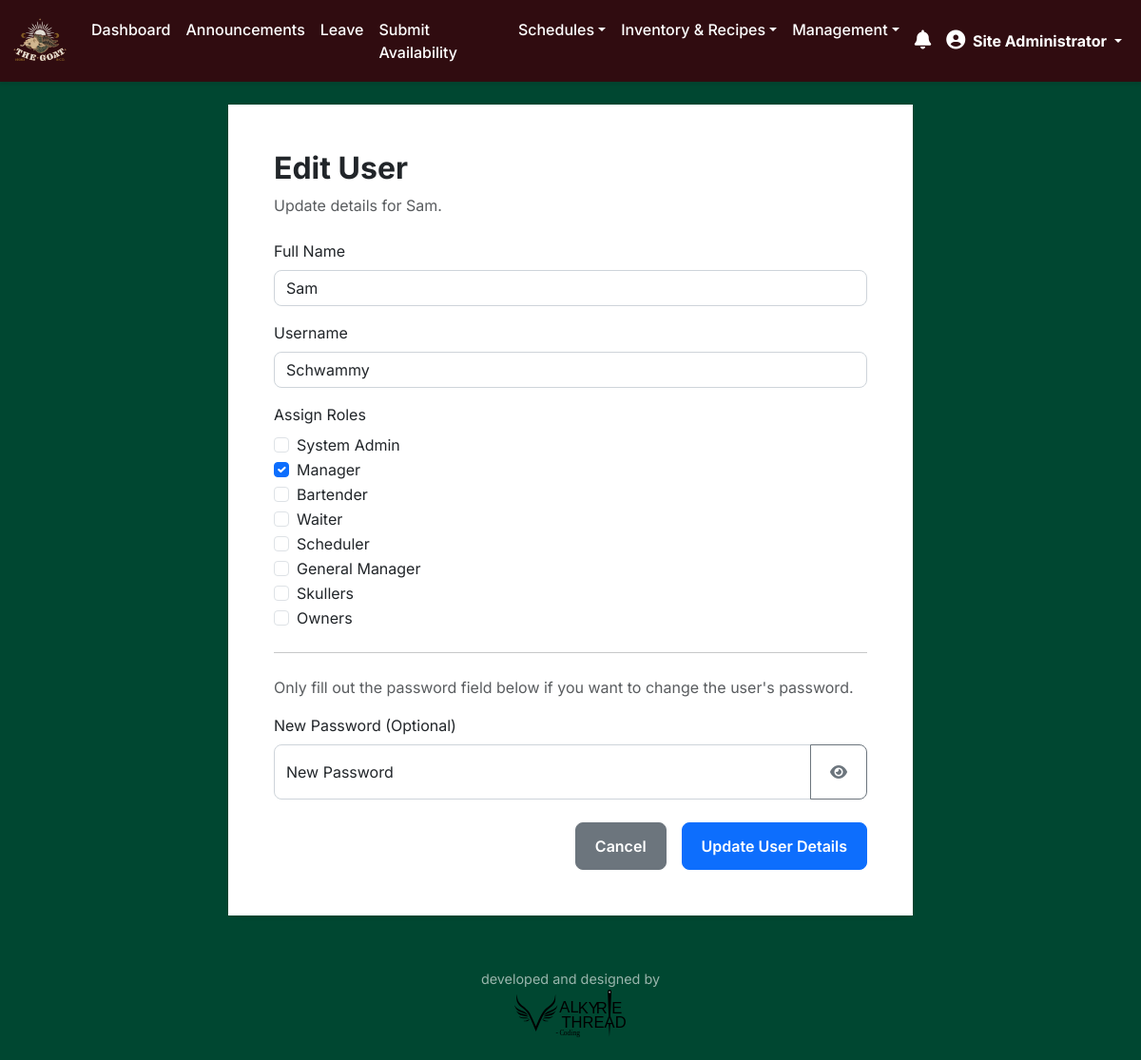
Page /users/edit/3 (signed in) on the committed database.
### app.py (models this page shows)
class User(db.Model, UserMixin):
    id = db.Column(db.Integer, primary_key=True)
    username = db.Column(db.String(20), unique=True, nullable=False)
    full_name = db.Column(db.String(100), nullable=False)
    password = db.Column(db.String(60), nullable=False)
    password_reset_requested = db.Column(db.Boolean, nullable=False, default=False)
    last_seen = db.Column(db.DateTime, default=datetime.utcnow)
    force_logout_requested = db.Column(db.Boolean, default=False)
    is_suspended = db.Column(db.Boolean, default=False, nullable=False)
    suspension_end_date = db.Column(db.Date, nullable=True)
    suspension_document_path = db.Column(db.String(255), nullable=True) # Path to the uploaded document
    roles = db.relationship('Role', secondary=user_roles, backref=db.backref('users', lazy='dynamic'))
    counts = db.relationship('Count', backref='user', lazy=True)
    announcements = db.relationship('Announcement', backref='user', lazy=True)
    seen_announcements = db.relationship('Announcement', secondary=announcement_view, back_populates='viewers', lazy='dynamic')
    @property
    def role_names(self):
        return [role.name for role in self.roles]
    def has_role(self, role_name):
        return role_name in self.role_names

class Role(db.Model):
    id = db.Column(db.Integer, primary_key=True)
    name = db.Column(db.String(50), unique=True, nullable=False)

### app.py (the view, shortened to what this page needs)
@app.route('/users/edit/<int:user_id>', methods=['GET', 'POST'])
@login_required
@role_required(['manager', 'general_manager', 'system_admin'])
def edit_user(user_id):
    if user_id == 1:
        if request.headers.get('X-Requested-With') == 'XMLHttpRequest':
            return jsonify({'status': 'danger', 'message': 'The root administrator account cannot be edited or suspended.'}), 403
        flash('The root administrator account cannot be edited or suspended.', 'danger')
        return redirect(url_for('manage_users'))
    user_to_edit = User.query.get_or_404(user_id)
    all_roles = Role.query.all()
    user_role_names = [role.name for role in user_to_edit.roles]
    is_limited_view = current_user.has_role('owners') and not (current_user.has_role('system_admin') or current_user.has_role('general_manager'))
    return render_template('edit_user.html',
                           user=user_to_edit,
                           all_roles=all_roles,
                           user_role_names=user_role_names,
                           is_limited_view=is_limited_view)

### app.py (called while the page is built, shortened)
@login_manager.user_loader
def load_user(user_id):
    return User.query.get(int(user_id))

def role_required(role_names):
    def wrapper(fn):
        @wraps(fn)
        def decorated_view(*args, **kwargs):
            if not current_user.is_authenticated or not any(role.name in role_names for role in current_user.roles):
                flash('Access Denied: You are not authorized to view this page.', 'danger')
                return redirect(url_for('dashboard'))
            return fn(*args, **kwargs)
        return decorated_view
    return wrapper

@app.before_request
def before_request_handler():
    if current_user.is_authenticated:
        db_changed = False
        if current_user.is_suspended and current_user.suspension_end_date and datetime.utcnow().date() > current_user.suspension_end_date:
            current_user.is_suspended = False
            current_user.suspension_end_date = None
            current_user.suspension_document_path = None # Clear document path on auto-reinstatement
            db_changed = True
            flash('Your suspension period has ended. Full access has been restored.', 'info')
        current_user.last_seen = datetime.utcnow()
        db_changed = True
        if db_changed:
            db.session.commit()

### templates/edit_user.html (shortened to what this page needs)
{% extends "base.html" %}
{% block content %}
<div class="container mt-4">
    <div class="row justify-content-center">
        <div class="col-lg-8">
            <div class="card shadow-sm">
                <div class="card-body p-4 p-md-5">
                    <h2 class="card-title mb-2">Edit User</h2>
                    <p class="text-muted mb-4">Update details for {{ user.full_name }}.</p>
                    <form action="{{ url_for('edit_user', user_id=user.id) }}" method="POST" enctype="multipart/form-data" id="edit-user-details-form">
                        <div class="mb-3">
                            <label for="full_name" class="form-label">Full Name</label>
                            <input type="text" id="full_name" name="full_name" class="form-control" value="{{ user.full_name }}" required {% if is_limited_view %}disabled{% endif %}>
                        </div>
                        <div class="mb-3">
                            <label for="username" class="form-label">Username</label>
                            <input type="text" id="username" name="username" class="form-control" value="{{ user.username }}" required {% if is_limited_view %}disabled{% endif %}>
                        </div>
                        <div class="mb-3">
                            <label class="form-label">Assign Roles</label>
                            {% for role in all_roles %}
                            <div class="form-check">
                                <input class="form-check-input" type="checkbox" name="roles" value="{{ role.name }}" id="role-{{ role.name }}"
                                       {% if role.name in user_role_names %}checked{% endif %}
                                       {% if is_limited_view and role.name not in ["bartender", "waiter", "skullers"] %}disabled{% endif %}>
                                <label class="form-check-label" for="role-{{ role.name }}">
                                    {{ role.name.replace('_', ' ').title() }}
                                </label>
                            </div>
                            {% endfor %}
                        </div>
                        {% if not is_limited_view %}
                        <hr class="my-4">
                        <p class="text-muted">Only fill out the password field below if you want to change the user's password.</p>
                        <div class="mb-3">
                            <label for="password" class="form-label">New Password (Optional)</label>
                            <div class="input-group">
                                <div class="form-floating flex-grow-1">
                                    <input type="password" id="password" name="password" class="form-control" placeholder="New Password">
                                    <label for="password">New Password</label>
                                </div>
                                <button class="btn btn-outline-secondary password-toggle-btn" type="button"><i class="fas fa-eye"></i></button>
                            </div>
                        </div>
                        {% endif %}
                        <div class="d-grid gap-2 d-md-flex justify-content-md-end mt-4">
                            <a href="{{ url_for('manage_users') }}" class="btn btn-secondary me-md-2">Cancel</a>
                            <button type="submit" class="btn btn-primary" {% if is_limited_view %}disabled{% endif %}>Update User Details</button>
                        </div>
                    </form>
                </div>
            </div>
        </div>
    </div>
</div>
{% endblock %}

### templates/base.html (shortened to what this page needs)
<!DOCTYPE html>
<html lang="en">
<head>
    <link href="https://cdn.jsdelivr.net/npm/bootstrap@5.3.0/dist/css/bootstrap.min.css" rel="stylesheet">
    <link rel="stylesheet" href="https://cdnjs.cloudflare.com/ajax/libs/font-awesome/6.4.0/css/all.min.css">
    <link href="{{ url_for('static', filename='styles.css') }}" rel="stylesheet">
</head>
<body class="d-flex flex-column min-vh-100">
    <nav class="navbar navbar-expand-lg navbar-dark custom-navbar">
        <div class="container-fluid">
            <a class="navbar-brand" href="{{ url_for('dashboard') }}">
                <img src="{{ url_for('static', filename='logo.avif') }}" alt="Inventory Logo" width="60" height="60">
            </a>
            <div class="collapse navbar-collapse" id="navbarNav">
                <ul class="navbar-nav me-auto">
                    {% if current_user.is_authenticated %}
                        <li class="nav-item"><a class="nav-link" href="{{ url_for('dashboard') }}">Dashboard</a></li>
                        {% if not current_user.has_role('scheduler') or current_user.has_role('system_admin') or current_user.has_role('general_manager') or current_user.has_role('owners') %}
                        <li class="nav-item"><a class="nav-link" href="{{ url_for('announcements') }}">Announcements</a></li>
                        {% endif %}
                        {% if not current_user.has_role('scheduler') or current_user.has_role('system_admin') or current_user.has_role('general_manager') or current_user.has_role('owners') %}
                        <li class="nav-item"><a class="nav-link" href="{{ url_for('leave_requests') }}">Leave</a></li>
                        {% endif %}
                        {% if current_user.has_role('bartender') or current_user.has_role('waiter') or current_user.has_role('skullers') or current_user.has_role('manager') or current_user.has_role('general_manager') or current_user.has_role('system_admin') %}
                            <li class="nav-item"><a class="nav-link" href="{{ url_for('submit_shifts') }}">Submit Availability</a></li>
                        {% endif %}
                        {% if current_user.has_role('bartender') or current_user.has_role('waiter') or current_user.has_role('skullers') or current_user.has_role('manager') or current_user.has_role('general_manager') or current_user.has_role('scheduler') or current_user.has_role('system_admin') %}
                            <li class="nav-item dropdown">
                                <a class="nav-link dropdown-toggle" href="#" id="scheduleViewDropdown" role="button" data-bs-toggle="dropdown" aria-expanded="false">Schedules</a>
                            </li>
                        {% endif %}
                        {% if current_user.has_role('bartender') or current_user.has_role('manager') or current_user.has_role('general_manager') or current_user.has_role('system_admin') or current_user.has_role('owners') %}
                        <li class="nav-item dropdown">
                            <a class="nav-link dropdown-toggle" href="#" id="inventoryDropdown" role="button" data-bs-toggle="dropdown" aria-expanded="false">Inventory & Recipes</a>
                        </li>
                        {% endif %}
                        {% set management_roles = ['manager', 'general_manager', 'scheduler', 'system_admin', 'owners'] %}
                        {% if management_roles | select('in', current_user.role_names) | list | length > 0 %}
                        <li class="nav-item dropdown">
                            <a class="nav-link dropdown-toggle" href="#" id="managementDropdown" role="button" data-bs-toggle="dropdown" aria-expanded="false">Management</a>
                        </li>
                        {% endif %}
                    {% endif %}
                </ul>
                <ul class="navbar-nav ms-auto align-items-center">
                    {% if current_user.is_authenticated %}
                        <li class="nav-item dropdown">
                            <a class="nav-link" href="#" role="button" id="notificationBell" data-bs-toggle="dropdown" aria-expanded="false">
                                <i class="fas fa-bell fs-5"></i>
                            </a>
                        </li>
                        <li class="nav-item dropdown">
                            <a class="nav-link dropdown-toggle active" href="#" role="button" data-bs-toggle="dropdown" aria-expanded="false">
                                <i class="fas fa-user-circle me-1 fs-5"></i> {{ current_user.full_name }}
                            </a>
                        </li>
                    {% endif %}
                </ul>
            </div>
        </div>
    </nav>
    <div class="wrapper flex-grow-1">
        <main class="container mt-4">
            {% block content %}{% endblock %}
        </main>
    </div>
    <footer class="app-footer">
        <div class="container">
            <p class="mb-0">developed and designed by</p><img src="{{ url_for('static', filename='Valkyrie_Logo.svg') }}" alt="code by Valkyrie Thread" height="50">
        </div>
    </footer>
    {% if current_user.is_authenticated %}
    <div class="toast-container position-fixed bottom-0 end-0 p-3"></div>
    {% endif %}
</body>
</html>

### static/styles.css (style rules this page uses)
html { box-sizing: border-box; }
*, *::before, *::after { box-sizing: inherit; }
body { background-color: rgb(0 71 49); font-family: 'Inter', sans-serif; color: #343a40; }
.custom-navbar { background-color: rgb(48, 12, 16) !important; box-shadow: 0 2px 4px rgba(0,0,0,0.1); position: sticky; top: 0; z-index: 1030; }
.custom-navbar .nav-link { color: white !important; font-weight: 500; transition: background-color 0.2s ease-in-out; }
.custom-navbar .nav-link.active { font-weight: bold; }
.card { border: none; border-radius: 0.75rem; transition: box-shadow 0.3s ease, transform 0.3s ease; }
.card-title { font-weight: 700; }
.card-body { background-color: white; }
.form-control, .form-select { border-radius: 0.5rem; border: 1px solid #ced4da; transition: border-color 0.2s ease, box-shadow 0.2s ease; }
.btn { border-radius: 0.5rem; font-weight: 600; padding: 0.75rem 1.25rem; transition: all 0.2s ease-in-out; }
.btn-primary { background-color: #0d6efd; border-color: #0d6efd; }
.app-footer { padding: 1.5rem 0; margin-top: 2rem; color: rgba(255, 255, 255, 0.6); text-align: center; font-size: 0.9rem; }

### rows in the picture
User: full_name "Site Administrator"
User: full_name "Sam", username "Schwammy"
Role: name.replace "System Admin"
Role: name "☑", name.replace "Manager"
Role: name.replace "Bartender"
Role: name.replace "Waiter"
Role: name.replace "Scheduler"
Role: name.replace "General Manager"
Role: name.replace "Skullers"
Role: name.replace "Owners"
